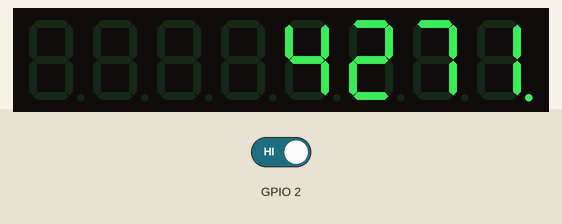
Simulated run of this sketch. Board: ESP8266 (NodeMCU). Shown: 8-digit seven-segment display. Inputs (shaded band) come from the test bench; at power-on: GPIO 2 HIGH. WiFi joins after 1.5 s; servers stay silent unless stated; the local clock reads 2024-03-15 10:24:30 at power-on unless the sketch sets it; EEPROM starts erased; what the sketch prints to the serial monitor is not drawn. At 10.7 s the program restarts the board; the recording ends there.

Above: at 2.8 s.
2.9 s: GPIO 2 driven LOW
At 7.0 s:
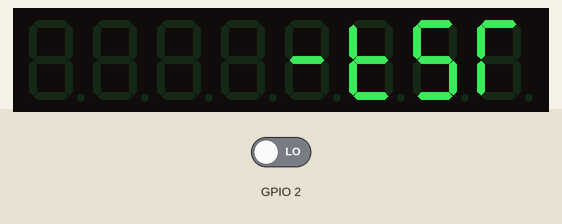
Timing chart, 0 to 8.5 s (numbered marks = the images above; inputs shaded):
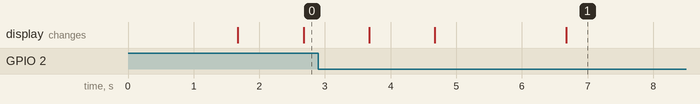

The sketch:

espMax7219Timelib_v05.ino
```cpp
/*
  Buana Karya Instrument Presents
  NTP CLOCK WIFI ESP8266
  Programmed by: Aviezab, DeGray
  under Library WIFI MANAGER, ESP8266

  changelog
  v0.5 16 December 2016 13:58 Zeta DeGray
  -remove state machine since with timelib automatically count second
  -removing function for NTP queueing (not needed in TImelib)
  -add config callback function
  -move back blink function inside loop (it doesnt work outside loop)
  x-add led status
  -repair RTC function
  -add config timeout and break after config
  -separate wifi autoconnect to a function
  -add WiFi.status for filtering connected/not since it always break after config
  -swap order of RTC and Wifi in setup (now its RTC 1st)
  -add reverse bool value function
  -move function to turn on led to nyalakan function (more stable)


  v0.4 08 November 2016 18:29 Zeta DeGray
  -menambah fungsi tick detik dengan library Time
  -update NTP via wifi digabung lewat library Time
  -memindahkan fungsi2 ke bawah untuk memudahkan baca
  -memisahkan fungsi parsing epoch ke jam menit detik

  v0.3 31 October 2016 14:27 Zeta DeGray
  -separate parsing NTP from main loop
  -merging code to drive 7Seg and RTC
  -change program flow to state diagram
  -put reset button code inside loop (for easier reset)


  v0.2 27 June 2016 08:27 Zeta DeGray
  -update WiFiManager library to version 0.12
  -change the way saving variable from wifi manager to EEPROM
  -add password to AP mode for security "buanakarya"


  v0.1 23 June 2016 08:37 Zeta DeGray
  -changing variable name korewak to EEPROM_BUFF
  -changing variable name korewa to NTP_ADDR
  -changing delay for waiting packet reply to 6s
  -changing delay for loop to 4s

*/
#include <ESP8266WiFi.h>          //https://github.com/esp8266/Arduino

//needed for library
#include <DNSServer.h>
#include <ESP8266WebServer.h>
#include <WiFiManager.h>         //https://github.com/tzapu/WiFiManager

//Library for EEPROM
#include <EEPROM.h>

//Library for RTC
#include <Wire.h>
#include "RTClib.h"
RTC_DS1307 rtc;
uint16_t years;
uint8_t months;
uint8_t days;
uint8_t hours;
uint8_t minutes;
uint8_t seconds;
uint8_t dayofTheWeek;

//Library for Max7219 7seg driver (modified for ESP8266)
// pin GPIO 13 is connected to the DataIn
// pin GPIO 14 is connected to the CLK
// pin GPIO 12 is connected to LOAD
#include "LedControl.h"
LedControl lc = LedControl(13, 14, 12, 1);

/*-------- Library Jam ----------*/
#include <TimeLib.h>


//initialize Wifi Manager
WiFiManager wifim;


unsigned int localPort = 2390;      // local port to listen for UDP packets

/* Don't hardwire the IP address or we won't get the benefits of the pool.
    Lookup the IP address for the host name instead */
//IPAddress timeServer(129, 6, 15, 28); // time.nist.gov NTP server
IPAddress timeServerIP; // time.nist.gov NTP server address
//char* ntpServerName = ""; //"0.id.pool.ntp.org"; //"ns1.itb.ac.id";  //"ntp.itb.ac.id"; //"time.nist.gov";
char ntpServerName[20] = "id.pool.ntp.org";
const int timeZone = 7;     // Central European Time

char EEPROM_BUFF[20] = "";
int alamat = 0;
int i = 0;

String NTP_ADDR;
char ntp_server[40];

const int NTP_PACKET_SIZE = 48; // NTP time stamp is in the first 48 bytes of the message

byte packetBuffer[ NTP_PACKET_SIZE]; //buffer to hold incoming and outgoing packets

// A UDP instance to let us send and receive packets over UDP
WiFiUDP udp;


//Variable for 7 Segment
int jam1;
int jam2;
int menit1;
int menit2;
int detik1;
int detik2;

int resetCount = 0;

// send an NTP request to the time server at the given address


time_t prevDisplay = 0;
unsigned long detikMillis = 0; //millis utk blink detik
const long interval = 30000;
bool ledDetik = LOW;
bool ledPesan = HIGH;
int ledCount = 0;
int no_NTP = 0;
int syncCount =0;
const int SYNC_TIME = 1800; // 1800s = 30minutes
//int resetCount =0;


time_t getNtpTime();
unsigned long sendNTPpacket(IPAddress& address);
void configModeCallback (WiFiManager *myWiFiManager);
void connectWifi();
void requestNTP();
void parseTime();
void nyalakan();
void setRTC();
void readRTC();
void resetWifi();
void digitalClockDisplay();
bool switchBool(bool val);

WiFiManagerParameter custom_ntp_server("ntpserver", "NTP server address", ntp_server, 40);


void setup()
{
  EEPROM.begin(512);
  Serial.begin(9600);
  Serial.println();

  /*
    The MAX72XX is in power-saving mode on startup,
    we have to do a wakeup call
  */
  lc.shutdown(0, false);
  /* Set the brightness to a medium values */
  lc.setIntensity(0, 8);
  /* and clear the display */
  lc.clearDisplay(0);

  // if pin 2 is LOW, clear eeprom (reset all to default)
  pinMode(2, INPUT);

  //set config mode timeout for 5 minute
  wifim.setConfigPortalTimeout(300);

  //set break after config so it run on RTC
  wifim.setBreakAfterConfig (true);

  //set callback when hit config mode (place "init text" there)
  wifim.setAPCallback(configModeCallback);

    //add parameter
  wifim.addParameter(&custom_ntp_server);

  //call function to connect wifi
  connectWifi();


  //Initialize RTC
  rtc.begin();
  if (! rtc.isrunning()) {
    Serial.println("RTC is NOT running!");
    // following line sets the RTC to the date & time this sketch was compiled
    rtc.adjust(DateTime(F(__DATE__), F(__TIME__)));
    readRTC();
  }else{
    Serial.println("RTC is Running!");
    readRTC();
  }

  //  try to get NTP
  setSyncProvider(getNtpTime);
  setSyncInterval(SYNC_TIME); //sync every 30 minute
}


void loop()
{

  unsigned long nowMillis = millis();

  //subroutine that run once a second without interrupt
  if (nowMillis - detikMillis >= 1000)
  {
    detikMillis = nowMillis;
    // led blink only works inside loop
    //      ledBlink();
    ledDetik = switchBool(ledDetik);

    if (no_NTP == 1) { //if No NTP then run in RtC Mode
      ledCount++;
      if (ledCount >= 15) { //every 15s switch indictor lamp
        ledPesan = switchBool(ledPesan);
        ledCount = 0;
      }
    } else {
      ledPesan = HIGH;
    }

    if (digitalRead(2) == LOW) {
      resetCount++;
      if (resetCount >= 3) {
        resetWifi();
        delay(1000);
        Serial.println("Reset!!!");
        ESP.reset();
      }
    } else {
      resetCount = 0;
    }
  }

  if (timeStatus() != timeNotSet) {
    if (now() != prevDisplay) { //update the display only if time has changed
      prevDisplay = now();
      digitalClockDisplay();
    }
  }

  if (syncCount >=12 && no_NTP == 1){
    //if sync twice and no NTP
    //reset from the start
    resetWifi();
    delay(1000);
    Serial.println("Reset because no NTP!!!");
    ESP.reset();

  }
}


void connectWifi(){

  // make an AP with password
  wifim.autoConnect("Buana Karya NTPC", "buanakarya");

  NTP_ADDR = custom_ntp_server.getValue();

  for (i = 0; i < 19; i++)
  {
    EEPROM_BUFF[i] = EEPROM.read(i);
  }
  Serial.print("Read: ");
  Serial.print(EEPROM_BUFF);


  if (EEPROM_BUFF[0] != 0)
  {
    for (i = 0; i < 19; i++)
    {
      ntpServerName[i] = EEPROM_BUFF[i];
    }
  }
  else //write ntp servername to eeprom
  {
    NTP_ADDR.toCharArray(EEPROM_BUFF, 20);
    for (i = 0; i < 19; ++i)
    {
      EEPROM.write(i, EEPROM_BUFF[i]);
      Serial.print(" Wrote: ");
      Serial.print(EEPROM_BUFF[i]);
      Serial.print(" ");
    }
    EEPROM.commit();
    for (i = 0; i < 19; i++)
    {
      ntpServerName[i] = EEPROM_BUFF[i];
    }
  }

// If connected, print connected and start UDP server
  if (WiFi.status() == WL_CONNECTED){
    Serial.print("WiFi connected\n");
    Serial.print("IP address: ");
    Serial.print(WiFi.localIP());

    Serial.print(" Starting UDP");
    udp.begin(localPort);
    Serial.print(" Local port: ");
    Serial.println(udp.localPort());
  }else{
    //else run from RTC
    no_NTP = 1;
  }


}

void configModeCallback (WiFiManager *myWiFiManager) {
  Serial.println("Entered config mode");

  //show init text
  lc.setRow(0, 0, B00000100); //i
  lc.setRow(0, 1, 0x15); //n
  lc.setRow(0, 2, B00000100); //i
  lc.setRow(0, 3, B00001111); //t

}


// send an NTP request to the time server at the given address
unsigned long sendNTPpacket(IPAddress& address)
{
  Serial.println("sending NTP packet...");
  // set all bytes in the buffer to 0
  memset(packetBuffer, 0, NTP_PACKET_SIZE);
  // Initialize values needed to form NTP request
  // (see URL above for details on the packets)
  packetBuffer[0] = 0b11100011;   // LI, Version, Mode
  packetBuffer[1] = 0;     // Stratum, or type of clock
  packetBuffer[2] = 6;     // Polling Interval
  packetBuffer[3] = 0xEC;  // Peer Clock Precision
  // 8 bytes of zero for Root Delay & Root Dispersion
  packetBuffer[12]  = 49;
  packetBuffer[13]  = 0x4E;
  packetBuffer[14]  = 49;
  packetBuffer[15]  = 52;

  // all NTP fields have been given values, now
  // you can send a packet requesting a timestamp:
  udp.beginPacket(address, 123); //NTP requests are to port 123
  udp.write(packetBuffer, NTP_PACKET_SIZE);
  udp.endPacket();
}


void setRTC() {
  rtc.adjust(DateTime(years, months, days, hours, minutes, seconds));
}

void readRTC() {
  DateTime rtcnow = rtc.now();

  int hours = rtcnow.hour();
  int minutes = rtcnow.minute();
  int seconds = rtcnow.second();

  //sync RTC value to TimeLib
  setTime(hours, minutes, seconds, days, months, years);

  parseTime();
}

time_t getNtpTime()
{

  IPAddress ntpServerIP; // NTP server's ip address

  while (udp.parsePacket() > 0) ; // discard any previously received packets
  Serial.println("Transmit NTP Request");
  // get a random server from the pool
  WiFi.hostByName(ntpServerName, ntpServerIP);
  Serial.print(ntpServerName);
  Serial.print(": ");
  Serial.println(ntpServerIP);
  sendNTPpacket(ntpServerIP);
  uint32_t beginWait = millis();
  while (millis() - beginWait < 1500) {
    int size = udp.parsePacket();
    if (size >= NTP_PACKET_SIZE) {
      Serial.println("Receive NTP Response");
      no_NTP = 0;
      syncCount = 0;
      udp.read(packetBuffer, NTP_PACKET_SIZE);  // read packet into the buffer
      unsigned long secsSince1900;
      // convert four bytes starting at location 40 to a long integer
      secsSince1900 =  (unsigned long)packetBuffer[40] << 24;
      secsSince1900 |= (unsigned long)packetBuffer[41] << 16;
      secsSince1900 |= (unsigned long)packetBuffer[42] << 8;
      secsSince1900 |= (unsigned long)packetBuffer[43];
      return secsSince1900 - 2208988800UL + timeZone * SECS_PER_HOUR;
    }
  }

  //no NTP response change to RTC
  Serial.println("No NTP Response :-( set from RTC");
  readRTC();
  no_NTP = 1;
  syncCount++;
  return 0; // return 0 if unable to get the time
}

void digitalClockDisplay()
{
  hours = hour();
  minutes = minute();
  seconds = second();
  parseTime();

  nyalakan();
}


void parseTime() {
  if (hours >= 24) {
    hours = 0 ;
  }
  if (hours < 10)
  {
    Serial.print('0');
    jam1 = 0;
  } else {
    jam1 = (hours / 10);
  }
  Serial.print(hours); // print the hour (86400 equals secs per day)
  jam2 = (hours % 10);

  Serial.print(':');

  if ( minutes < 10 ) {
    // In the first 10 minutes of each hour, we'll want a leading '0'
    Serial.print('0');
    menit1 = 0;
  } else {
    menit1 = (minutes / 10);
  }
  Serial.print(minutes); // print the minute (3600 equals secs per minute)
  menit2 = (minutes % 10);

  Serial.print(':');
  if ( (seconds) < 10 ) {
    // In the first 10 seconds of each minute, we'll want a leading '0'
    Serial.print('0');
  }
  Serial.println(seconds); // print the second

}

void nyalakan() {
  lc.setDigit(0, 3, menit2, false);
  lc.setDigit(0, 2, menit1, false);
  lc.setDigit(0, 1, jam2, false);
  lc.setDigit(0, 0, jam1, false);

  lc.setLed(0, 0, 0, ledPesan); //turn on Dig1's DP for ON effect
  lc.setLed(0, 1, 0, ledDetik); //turn on Dig2's DP for second effect

}


void resetWifi()
{
  for (i = 0; i < 19; ++i)
  {
    EEPROM.write(i, 0);
  }
  EEPROM.commit();
  Serial.println("EEPROM Cleared");
  delay(1000);
  wifim.resetSettings();

  //tampilkan rest di layar
  lc.setRow(0, 0, B01000110); //r
  lc.setRow(0, 1, B01011011); //S
  lc.setRow(0, 2, B00001111); //t
  lc.setRow(0, 3, B00000001); //-
  delay(3000);
}

bool switchBool(bool val){
  bool switched = val;
  if (switched == LOW) {
      switched = HIGH;
    }
    else {
      switched = LOW;
    }
  return switched;
}
```
